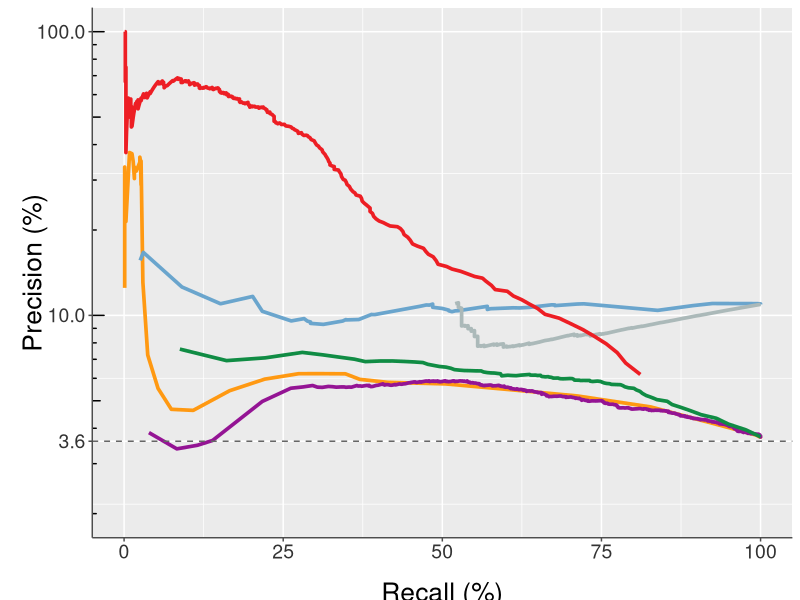
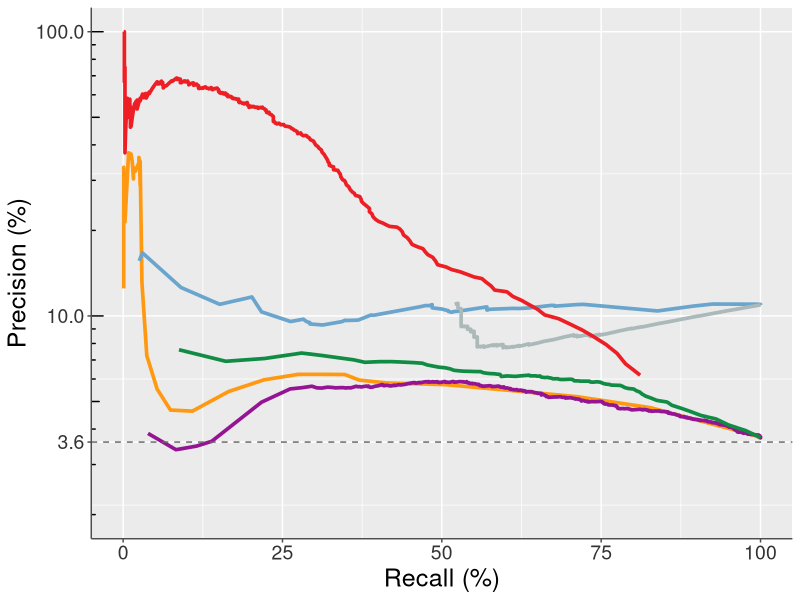
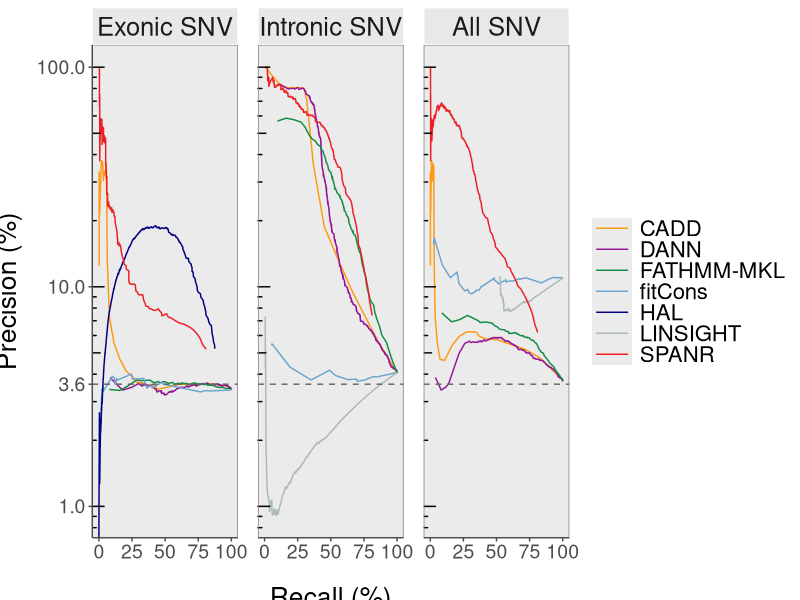
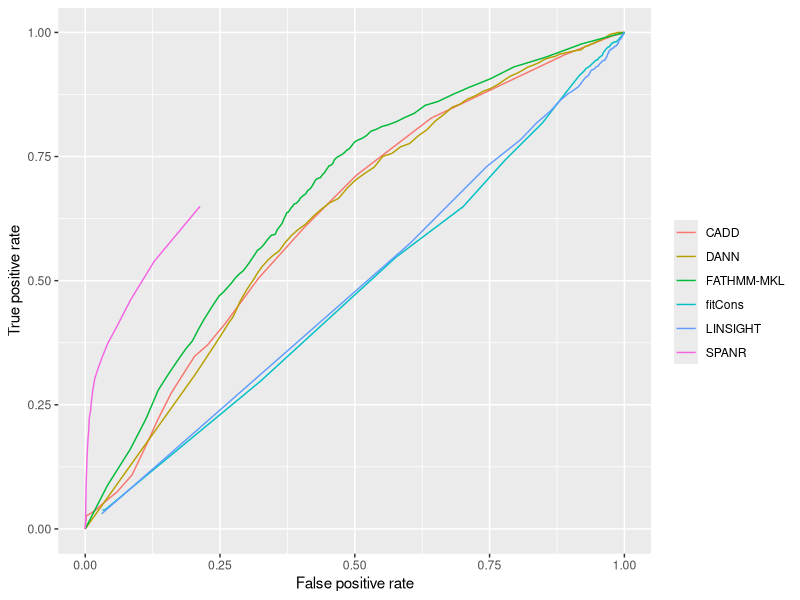
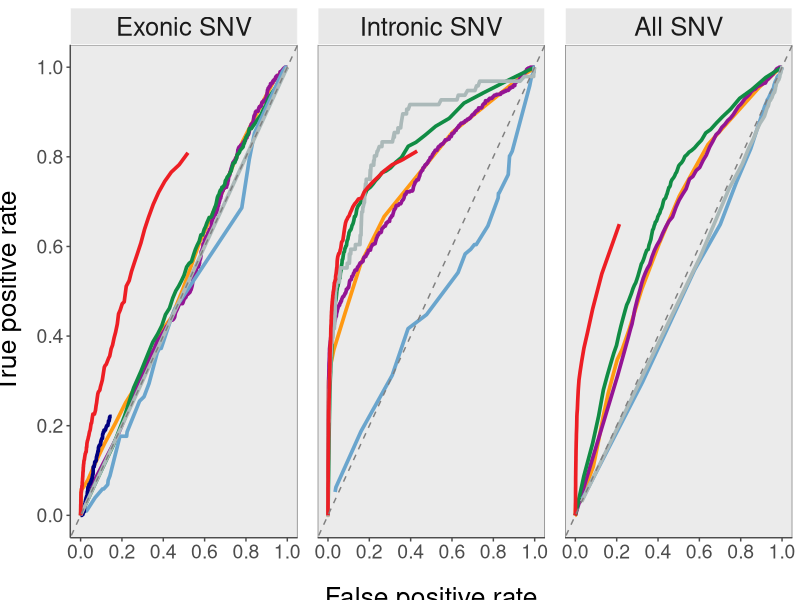
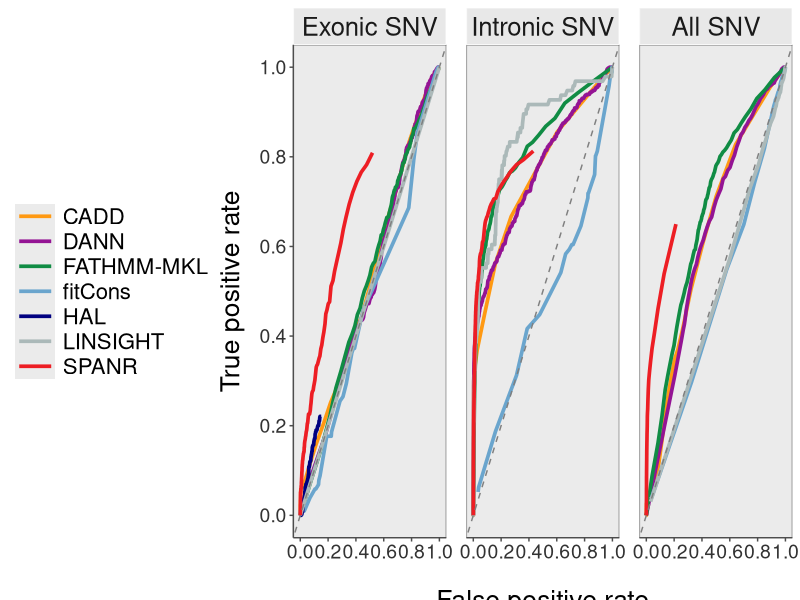
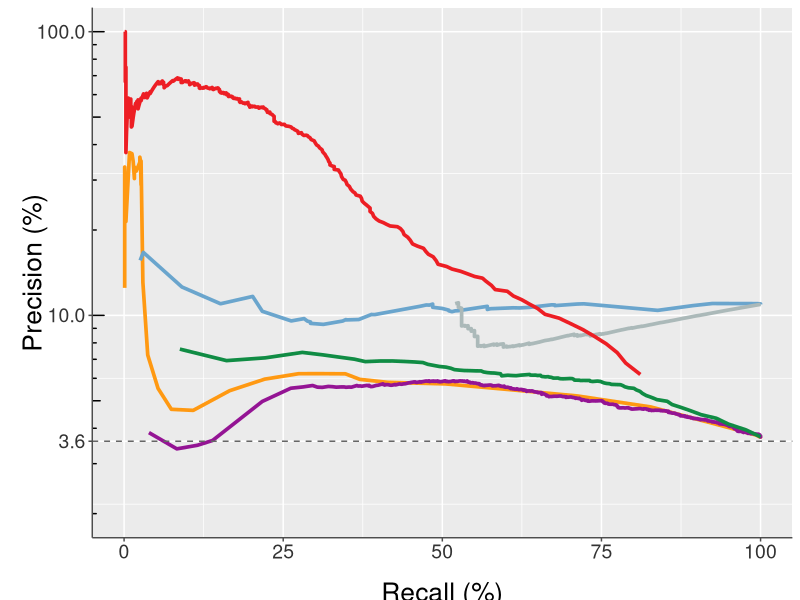
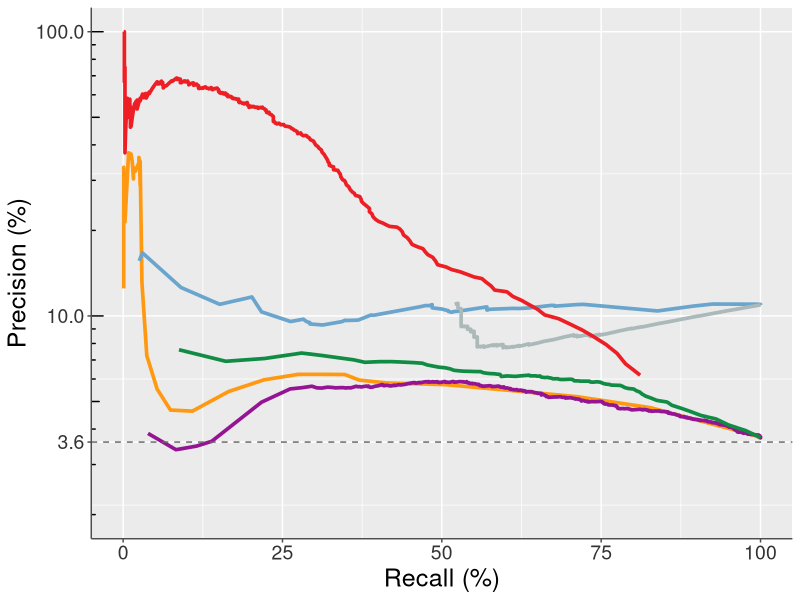

R code for these plots, in order:
load_pkgs <- function(pkgs){
    new_pkgs <- pkgs[!(pkgs %in% installed.packages()[, 'Package'])]
    if(length(new_pkgs)) install.packages(new_pkgs)
    for(pkg in pkgs){
        suppressWarnings(suppressMessages(library(pkg, character.only = T)))
    }
}

pkgs <- c('dplyr', 'tidyr', 'ggplot2', 'cowplot', 'grid')
load_pkgs(pkgs)

options(stringsAsFactors = F, warn = -1, warnings = -1)

dir <- '../../figs/exac/'
plot_format_main <- '.tiff'
plot_format <- '.png'
hi_res <- 600
lo_res <- 300

color_cadd = '#FF9912'
color_dann = '#941494'
color_fathmm = '#108C44'
color_fitcons = '#6AA5CD'
color_linsight = '#ABB9B9'
color_spanr =  '#ED1E24'
color_hal = '#000080'

###############################################################################
# Precision-recall curves
###############################################################################
pr_curve_all <- 
  read.table('../../processed_data/exac/exac_models_pr_curves_all.txt', 
                           sep = '\t', header = T) %>% 
    filter(method != 'hal') %>% # only scores exonic variants
    mutate(type = 'all')

pr_curve_exon <- 
  read.table('../../processed_data/exac/exac_models_pr_curves_exon.txt', 
                            sep = '\t', header = T) %>% 
    mutate(type = 'exon')

pr_curve_intron <- 
  read.table('../../processed_data/exac/exac_models_pr_curves_intron.txt', 
                              sep = '\t', header = T) %>% 
    mutate(type = 'intron')

pr_curve_info <- bind_rows(pr_curve_all, pr_curve_exon) %>% 
    bind_rows(pr_curve_intron)

# all variants
pr_curve_all %>% 
    filter(method != 'fathmm_noncoding') %>% # pick one FATHMM score method
    mutate(method = factor(method, 
                           labels = c('CADD', 'DANN', 'FATHMM-MKL', 'fitCons', 
                                              'LINSIGHT', 'SPANR'))) %>% 
    ggplot(aes(recall, precision)) + 
    geom_line(aes(color = method), size = 1.25) + 
    # scale_y_log10() +
    scale_y_log10(breaks = c(3.6, 10, 100), limits = c(2,100)) +
    annotation_logticks(sides = 'l') +
    labs(x = 'Recall (%)', y = 'Precision (%)', color = '') +
    theme(
          legend.position = 'none',
          axis.title.x = element_text(size = 19, vjust = -1.5),
          axis.title.y = element_text(size = 19, vjust = -1.5),
          axis.line.x = element_line(color = 'grey30'),
          axis.line.y = element_line(color = 'grey30'),
          axis.ticks = element_line(color = 'grey30'),
          axis.text = element_text(size = 14, color = 'grey20')) +
    geom_hline(yintercept = 3.6, linetype = 'dashed', color = 'grey40') +
    scale_color_manual(values = c(color_cadd, color_dann, color_fathmm, 
                                color_fitcons, color_linsight, color_spanr))

ggsave(paste0(dir, 'exac_fig4E_exac_pr_curves_with_legend', 
              plot_format_main), 
       height = 4, width = 4, units = 'in', dpi = hi_res)
       

pr_curve_all %>% 
  filter(method != 'fathmm_noncoding') %>% # pick one FATHMM score method
  mutate(method = factor(method, 
                         labels = c('CADD', 'DANN', 'FATHMM-MKL', 'fitCons', 
                                            'LINSIGHT', 'SPANR'))) %>% 
  ggplot(aes(recall, precision)) + 
  geom_line(aes(color = method), size = 1.25) + 
  # scale_y_log10() +
  scale_y_log10(breaks = c(3.6, 10, 100), limits = c(2,100)) +
  annotation_logticks(sides = 'l') +
  labs(x = 'Recall (%)', y = 'Precision (%)', color = '') +
  theme(axis.title = element_text(size = 18),
        axis.text = element_text(size = 14, color = 'grey20'),
        axis.line.x = element_line(color = 'grey30'),
        axis.line.y = element_line(color = 'grey30'),
        axis.ticks = element_line(color = 'grey30'),
        legend.position = 'none') +
  geom_hline(yintercept = 3.6, linetype = 'dashed', color = 'grey40') +
  scale_color_manual(values = c(color_cadd, color_dann, color_fathmm, 
                                color_fitcons, color_linsight, color_spanr))

ggsave(paste0(dir, 'exac_fig4E_exac_pr_curves_no_legend', 
       plot_format_main), height = 4, width = 4, units = 'in', dpi = hi_res)

# split by intron/exon
pr_curve_info %>%
  filter(method != 'fathmm_noncoding') %>%# pick one FATHMM score method
  mutate(method = factor(method, labels = c('CADD', 'DANN', 'FATHMM-MKL', 
                                            'fitCons', 'HAL', 'LINSIGHT', 
                                            'SPANR')),
         type   = factor(type, levels = c('exon', 'intron', 'all'), 
                         labels = c('Exonic SNV', 'Intronic SNV', 'All SNV'))) %>%
    ggplot(aes(recall, precision)) + geom_line(aes(color = method)) +
    # scale_y_log10() +
    scale_y_log10(breaks = c(0.01, 0.1, 1, 3.6, 10, 100)) +
    annotation_logticks(sides = 'l') +
    facet_grid(~ type) +
    scale_color_manual(values = c(color_cadd, color_dann, color_fathmm, 
                                color_fitcons, color_hal, color_linsight, color_spanr)) +
  labs(x = 'Recall (%)', y = 'Precision (%)', color = '') +
  geom_hline(yintercept = 3.6, linetype = 'dashed', color = 'grey40') +
  theme(strip.text = element_text(size = 18.5),
        strip.background = element_rect(fill = "#E8E8E8", color = "white"),
        panel.grid = element_blank(),
        panel.spacing = unit(1, "lines"),
        panel.border = element_rect(fill = NA, color = 'grey50'),
        axis.title.y = element_text(size = 19, vjust = 2.75),
        axis.title.x = element_text(size = 19, vjust = -2.25),
        axis.text.y = element_text(size = 14, color = 'grey30'),
        axis.text.x = element_text(size = 14, color = 'grey30'),
        axis.line.y = element_line(color = 'grey30'),
        axis.line.x = element_line(color = 'grey30'),
        axis.ticks = element_line(color = 'grey30'),
        legend.justification = 'center',
        legend.direction = 'vertical',
        legend.title = element_blank(),
        legend.text = element_text(size = 16),
        legend.key.size = unit(0.5, 'lines'),
        legend.key.height = unit(0.2, "inch"),
        legend.key.width = unit(0.4, "inch"))

ggsave(paste0(dir, 'exac_fig4E_exac_pr_curves_type', plot_format), 
       height = 4.5, width = 12, units = 'in', dpi = lo_res)

###############################################################################
# ROC curves
###############################################################################
roc_curve_all <- 
  read.table('../../processed_data/exac/exac_models_roc_curves_all.txt', 
                            sep = '\t', header = T) %>% 
    filter(method != 'hal') %>% 
    mutate(type = 'all')

roc_curve_exon <- 
  read.table('../../processed_data/exac/exac_models_roc_curves_exon.txt', 
                             sep = '\t', header = T) %>% 
    mutate(type = 'exon')

roc_curve_intron <- 
  read.table('../../processed_data/exac/exac_models_roc_curves_intron.txt', 
                               sep = '\t', header = T) %>% 
    mutate(type = 'intron')

roc_curve_info_main <- bind_rows(roc_curve_all, roc_curve_exon) %>% 
    bind_rows(roc_curve_intron) %>%
    filter(method != 'fathmm_noncoding') %>%
    mutate(method = factor(method, labels = c('CADD', 'DANN', 'FATHMM-MKL', 
                                            'fitCons', 'HAL', 'LINSIGHT', 
                                            'SPANR')),
           type   = factor(type, levels = c('exon', 'intron', 'all'), 
                       labels = c('Exonic SNV', 'Intronic SNV', 'All SNV'))) 
                                                                                     
roc_curve_all %>% 
    filter(method != 'fathmm_noncoding') %>% # pick one FATHMM score method
    mutate(method = factor(method, labels = c('CADD', 'DANN', 'FATHMM-MKL', 
                                              'fitCons', 'LINSIGHT', 'SPANR'))) %>% 
    ggplot(aes(false_positive_rate, true_positive_rate)) + 
    geom_line(aes(color = method)) +
    labs(color = '', x = 'False positive rate', y = 'True positive rate')

# split by intron/exon
ggplot(roc_curve_info_main, aes(false_positive_rate, true_positive_rate)) + 
    geom_line(aes(color = method), size = 1.25) +
    geom_abline(intercept = 0, linetype = 'dashed', color = 'grey50') +
    facet_grid( ~ type) +
    theme(strip.text = element_text(size = 18.5),
          strip.background = element_rect(fill = "#E8E8E8", color = "white"),
          panel.grid = element_blank(),
          panel.spacing = unit(1, "lines"),
          panel.border = element_rect(fill = NA, color = 'grey50'),
          axis.title.y = element_text(size = 19, vjust = 2.75),
          axis.title.x = element_text(size = 19, vjust = -2.25),
          axis.text.y = element_text(size = 14, color = 'grey30'),
          axis.text.x = element_text(size = 14, color = 'grey30'),
          axis.line.y = element_line(color = 'grey30'),
          axis.line.x = element_line(color = 'grey30'),
          axis.ticks = element_line(color = 'grey30'),
          legend.position = 'none',
          legend.justification = 'center',
          legend.direction = 'vertical',
          legend.title = element_blank(),
          legend.text = element_text(size = 16),
          legend.key.size = unit(0.5, 'lines'),
          legend.key.height = unit(0.2, "inch"),
          legend.key.width = unit(0.4, "inch")
    ) +
    labs(x = 'False positive rate', y = 'True positive rate') +
    scale_color_manual(values = c(color_cadd, color_dann, color_fathmm, 
                                  color_fitcons, color_hal, 
                                  color_linsight, color_spanr)) +
    scale_y_continuous(breaks = c(0, 0.2, 0.4, 0.6, 0.8, 1.0)) +
    scale_x_continuous(breaks = c(0, 0.2, 0.4, 0.6, 0.8, 1.0)) +
    guides(colour = guide_legend(override.aes = list(size = 3)))
    
ggsave(paste0(dir, 'exac_fig4E_exac_roc_curves_type_no_legend', plot_format_main), 
       height = 4, width = 10, units = 'in', dpi = hi_res)

# Legend
ggplot(roc_curve_info_main, aes(false_positive_rate, true_positive_rate)) + 
  geom_line(aes(color = method), size = 1.25) +
  geom_abline(intercept = 0, linetype = 'dashed', color = 'grey50') +
  facet_grid( ~ type) +
  theme(strip.text = element_text(size = 18.5),
        strip.background = element_rect(fill = "#E8E8E8", color = "white"),
        panel.grid = element_blank(),
        panel.spacing = unit(1, "lines"),
        panel.border = element_rect(fill = NA, color = 'grey50'),
        axis.title.y = element_text(size = 19, vjust = 2.75),
        axis.title.x = element_text(size = 19, vjust = -2.75),
        axis.text.y = element_text(size = 14, color = 'grey20'),
        axis.text.x = element_text(size = 14, color = 'grey20'),
        axis.line.y = element_line(color = 'grey30'),
        axis.line.x = element_line(color = 'grey30'),
        axis.ticks = element_line(color = 'grey30'),
        legend.position = 'left',
        legend.justification = 'center',
        legend.direction = 'vertical',
        legend.title = element_blank(),
        legend.text = element_text(size = 16),
        legend.key.size = unit(0.5, 'lines'),
        legend.key.height = unit(0.25, "inch"),
        legend.key.width = unit(0.4, "inch")
  ) +
  labs(x = 'False positive rate', y = 'True positive rate') +
  scale_color_manual(values = c(color_cadd, color_dann, color_fathmm, 
                                color_fitcons, color_hal, 
                                color_linsight, color_spanr)) +
  scale_y_continuous(breaks = c(0, 0.2, 0.4, 0.6, 0.8, 1.0)) +
  scale_x_continuous(breaks = c(0, 0.2, 0.4, 0.6, 0.8, 1.0)) +
  guides(colour = guide_legend(override.aes = list(size = 3)))


ggsave(paste0(dir, 'exac_fig4E_exac_roc_curves_type_legend', plot_format_main),
       height = 4, width = 12, units = 'in', dpi = hi_res)
